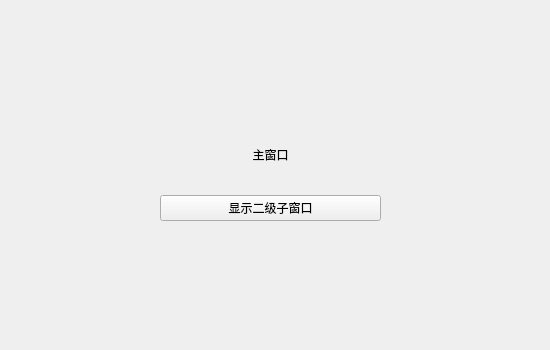
<?xml version="1.0" encoding="UTF-8"?>
<ui version="4.0">
 <class>MainWindow</class>
 <widget class="QWidget" name="MainWindow">
  <property name="geometry">
   <rect>
    <x>0</x>
    <y>0</y>
    <width>550</width>
    <height>350</height>
   </rect>
  </property>
  <property name="windowTitle">
   <string>MainWindow</string>
  </property>
  <widget class="QWidget" name="verticalLayoutWidget">
   <property name="geometry">
    <rect>
     <x>160</x>
     <y>120</y>
     <width>221</width>
     <height>101</height>
    </rect>
   </property>
   <layout class="QVBoxLayout" name="verticalLayout">
    <item>
     <widget class="QLabel" name="main_window_label">
      <property name="text">
       <string>主窗口</string>
      </property>
      <property name="alignment">
       <set>Qt::AlignmentFlag::AlignCenter</set>
      </property>
     </widget>
    </item>
    <item>
     <widget class="QPushButton" name="open_subwindow_button">
      <property name="text">
       <string>显示二级子窗口</string>
      </property>
      <property name="autoDefault">
       <bool>true</bool>
      </property>
     </widget>
    </item>
   </layout>
  </widget>
 </widget>
 <resources/>
 <connections/>
</ui>
